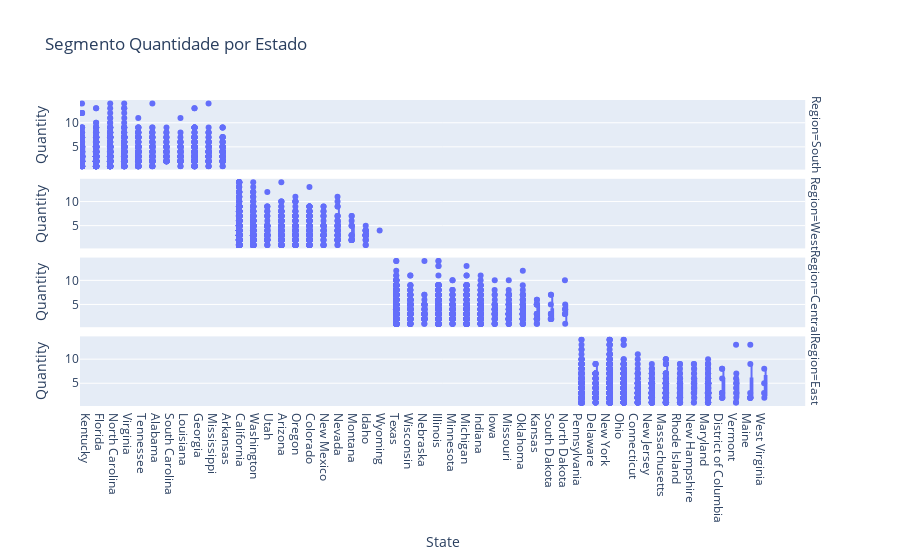
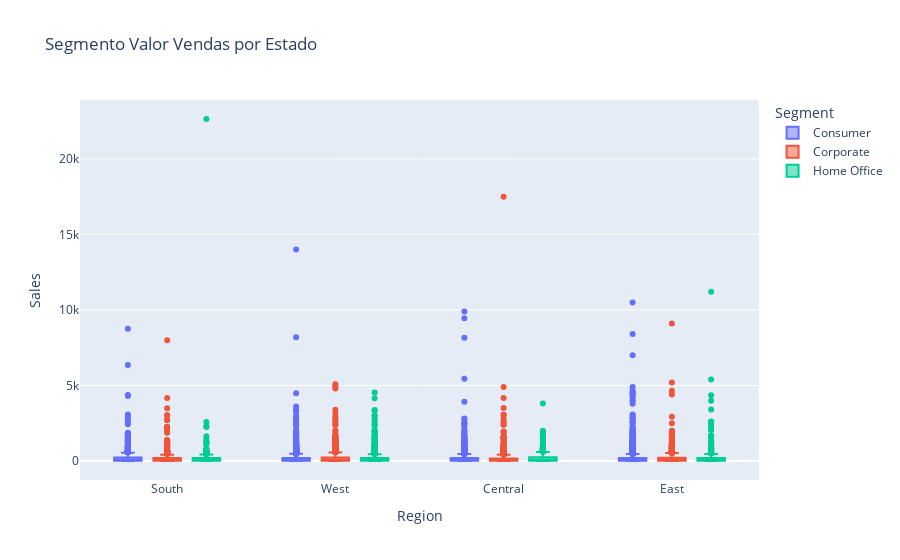
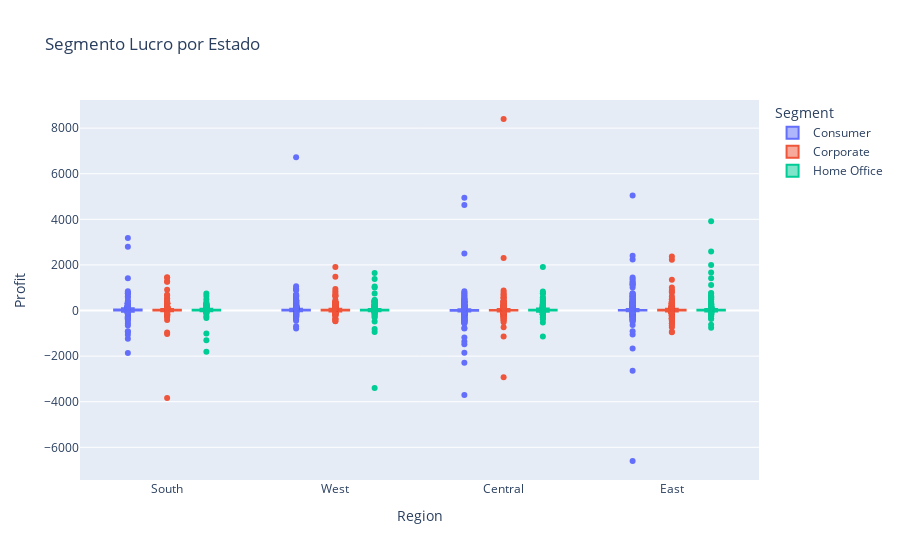

Notebook cell for these charts, in order:
### Code cell
# display(df_loja_base)

# df_quantity_subcategory = df_loja_base.groupby('Product Name').agg({"Sales":"sum"}).reset_index()
# display(df_quantity_subcategory)


# fig = px.box(df_loja_base, x="State", y="Profit", color="Segment", points=False, title="Segmento Lucro por Estado")

# fig.show()
# display(fig)



fig = px.box(df_loja_base, x="State", y="Quantity", title="Segmento Quantidade por Estado", points="all", facet_row="Region")
fig.show()

fig2 = px.box(df_loja_base, x="Region", y="Sales", color="Segment", title="Segmento Valor Vendas por Estado")
fig2.show()

fig3 = px.box(df_loja_base, x="Region", y="Profit", color="Segment", title="Segmento Lucro por Estado")
fig3.show()

### Figure 1 — Plotly figure (JSON) as saved in the notebook; plotly's stock layout.template omitted (floating-point values rounded to 4 significant figures; data arrays with more than 128 entries replaced by an {"elided": "..."} marker saying what was removed)
{"data": [{"alignmentgroup": "True", "boxpoints": "all", "hovertemplate": "Region=South<br>State=%{x}<br>Quantity=%{y}<extra></extra>", "legendgroup": "", "marker": {"color": "#636efa"}, "name": "", "notched": false, "offsetgroup": "", "orientation": "v", "showlegend": false, "type": "box", "x": {"elided": "1620 str values"}, "x0": " ", "xaxis": "x4", "y": {"elided": "1620 int values"}, "y0": " ", "yaxis": "y4"}, {"alignmentgroup": "True", "boxpoints": "all", "hovertemplate": "Region=West<br>State=%{x}<br>Quantity=%{y}<extra></extra>", "legendgroup": "", "marker": {"color": "#636efa"}, "name": "", "notched": false, "offsetgroup": "", "orientation": "v", "showlegend": false, "type": "box", "x": {"elided": "3203 str values"}, "x0": " ", "xaxis": "x3", "y": {"elided": "3203 int values"}, "y0": " ", "yaxis": "y3"}, {"alignmentgroup": "True", "boxpoints": "all", "hovertemplate": "Region=Central<br>State=%{x}<br>Quantity=%{y}<extra></extra>", "legendgroup": "", "marker": {"color": "#636efa"}, "name": "", "notched": false, "offsetgroup": "", "orientation": "v", "showlegend": false, "type": "box", "x": {"elided": "2323 str values"}, "x0": " ", "xaxis": "x2", "y": {"elided": "2323 int values"}, "y0": " ", "yaxis": "y2"}, {"alignmentgroup": "True", "boxpoints": "all", "hovertemplate": "Region=East<br>State=%{x}<br>Quantity=%{y}<extra></extra>", "legendgroup": "", "marker": {"color": "#636efa"}, "name": "", "notched": false, "offsetgroup": "", "orientation": "v", "showlegend": false, "type": "box", "x": {"elided": "2848 str values"}, "x0": " ", "xaxis": "x", "y": {"elided": "2848 int values"}, "y0": " ", "yaxis": "y"}], "layout": {"annotations": [{"font": {}, "showarrow": false, "text": "Region=East", "textangle": 90, "x": 0.98, "xanchor": "left", "xref": "paper", "y": 0.1138, "yanchor": "middle", "yref": "paper"}, {"font": {}, "showarrow": false, "text": "Region=Central", "textangle": 90, "x": 0.98, "xanchor": "left", "xref": "paper", "y": 0.3712, "yanchor": "middle", "yref": "paper"}, {"font": {}, "showarrow": false, "text": "Region=West", "textangle": 90, "x": 0.98, "xanchor": "left", "xref": "paper", "y": 0.6288, "yanchor": "middle", "yref": "paper"}, {"font": {}, "showarrow": false, "text": "Region=South", "textangle": 90, "x": 0.98, "xanchor": "left", "xref": "paper", "y": 0.8862, "yanchor": "middle", "yref": "paper"}], "boxmode": "group", "legend": {"tracegroupgap": 0}, "title": {"text": "Segmento Quantidade por Estado"}, "xaxis": {"anchor": "y", "domain": [0, 0.98], "title": {"text": "State"}}, "xaxis2": {"anchor": "y2", "domain": [0, 0.98], "matches": "x", "showticklabels": false}, "xaxis3": {"anchor": "y3", "domain": [0, 0.98], "matches": "x", "showticklabels": false}, "xaxis4": {"anchor": "y4", "domain": [0, 0.98], "matches": "x", "showticklabels": false}, "yaxis": {"anchor": "x", "domain": [0, 0.2275], "title": {"text": "Quantity"}}, "yaxis2": {"anchor": "x2", "domain": [0.2575, 0.485], "matches": "y", "title": {"text": "Quantity"}}, "yaxis3": {"anchor": "x3", "domain": [0.515, 0.7425], "matches": "y", "title": {"text": "Quantity"}}, "yaxis4": {"anchor": "x4", "domain": [0.7725, 1], "matches": "y", "title": {"text": "Quantity"}}}}

### Figure 2 — Plotly figure (JSON) as saved in the notebook; plotly's stock layout.template omitted (floating-point values rounded to 4 significant figures; data arrays with more than 128 entries replaced by an {"elided": "..."} marker saying what was removed)
{"data": [{"alignmentgroup": "True", "hovertemplate": "Segment=Consumer<br>Region=%{x}<br>Sales=%{y}<extra></extra>", "legendgroup": "Consumer", "marker": {"color": "#636efa"}, "name": "Consumer", "notched": false, "offsetgroup": "Consumer", "orientation": "v", "showlegend": true, "type": "box", "x": {"elided": "5191 str values"}, "x0": " ", "xaxis": "x", "y": {"elided": "5191 float values"}, "y0": " ", "yaxis": "y"}, {"alignmentgroup": "True", "hovertemplate": "Segment=Corporate<br>Region=%{x}<br>Sales=%{y}<extra></extra>", "legendgroup": "Corporate", "marker": {"color": "#EF553B"}, "name": "Corporate", "notched": false, "offsetgroup": "Corporate", "orientation": "v", "showlegend": true, "type": "box", "x": {"elided": "3020 str values"}, "x0": " ", "xaxis": "x", "y": {"elided": "3020 float values"}, "y0": " ", "yaxis": "y"}, {"alignmentgroup": "True", "hovertemplate": "Segment=Home Office<br>Region=%{x}<br>Sales=%{y}<extra></extra>", "legendgroup": "Home Office", "marker": {"color": "#00cc96"}, "name": "Home Office", "notched": false, "offsetgroup": "Home Office", "orientation": "v", "showlegend": true, "type": "box", "x": {"elided": "1783 str values"}, "x0": " ", "xaxis": "x", "y": {"elided": "1783 float values"}, "y0": " ", "yaxis": "y"}], "layout": {"boxmode": "group", "legend": {"title": {"text": "Segment"}, "tracegroupgap": 0}, "title": {"text": "Segmento Valor Vendas por Estado"}, "xaxis": {"anchor": "y", "domain": [0, 1], "title": {"text": "Region"}}, "yaxis": {"anchor": "x", "domain": [0, 1], "title": {"text": "Sales"}}}}

### Figure 3 — Plotly figure (JSON) as saved in the notebook; plotly's stock layout.template omitted (floating-point values rounded to 4 significant figures; data arrays with more than 128 entries replaced by an {"elided": "..."} marker saying what was removed)
{"data": [{"alignmentgroup": "True", "hovertemplate": "Segment=Consumer<br>Region=%{x}<br>Profit=%{y}<extra></extra>", "legendgroup": "Consumer", "marker": {"color": "#636efa"}, "name": "Consumer", "notched": false, "offsetgroup": "Consumer", "orientation": "v", "showlegend": true, "type": "box", "x": {"elided": "5191 str values"}, "x0": " ", "xaxis": "x", "y": {"elided": "5191 float values"}, "y0": " ", "yaxis": "y"}, {"alignmentgroup": "True", "hovertemplate": "Segment=Corporate<br>Region=%{x}<br>Profit=%{y}<extra></extra>", "legendgroup": "Corporate", "marker": {"color": "#EF553B"}, "name": "Corporate", "notched": false, "offsetgroup": "Corporate", "orientation": "v", "showlegend": true, "type": "box", "x": {"elided": "3020 str values"}, "x0": " ", "xaxis": "x", "y": {"elided": "3020 float values"}, "y0": " ", "yaxis": "y"}, {"alignmentgroup": "True", "hovertemplate": "Segment=Home Office<br>Region=%{x}<br>Profit=%{y}<extra></extra>", "legendgroup": "Home Office", "marker": {"color": "#00cc96"}, "name": "Home Office", "notched": false, "offsetgroup": "Home Office", "orientation": "v", "showlegend": true, "type": "box", "x": {"elided": "1783 str values"}, "x0": " ", "xaxis": "x", "y": {"elided": "1783 float values"}, "y0": " ", "yaxis": "y"}], "layout": {"boxmode": "group", "legend": {"title": {"text": "Segment"}, "tracegroupgap": 0}, "title": {"text": "Segmento Lucro por Estado"}, "xaxis": {"anchor": "y", "domain": [0, 1], "title": {"text": "Region"}}, "yaxis": {"anchor": "x", "domain": [0, 1], "title": {"text": "Profit"}}}}
